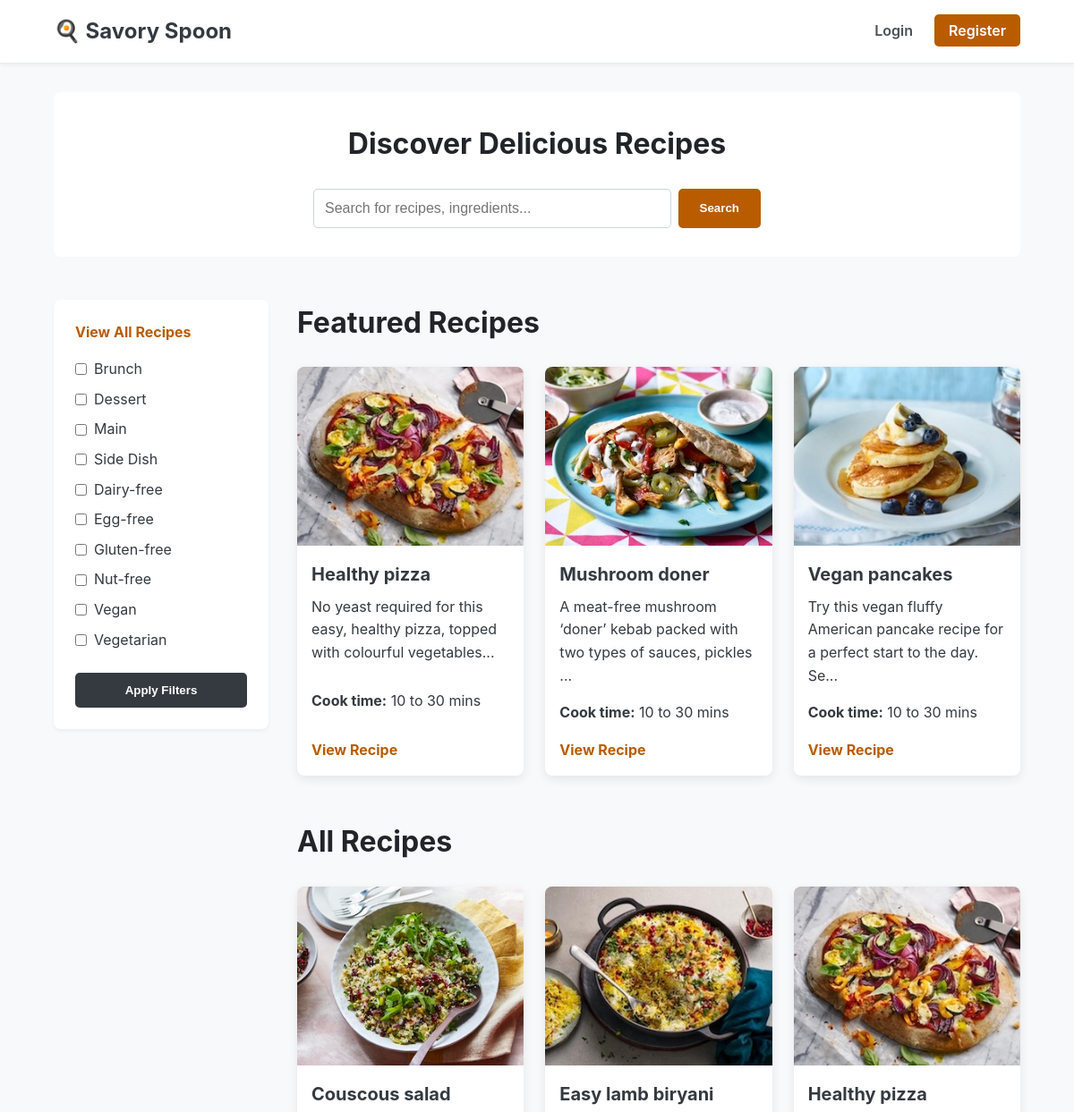
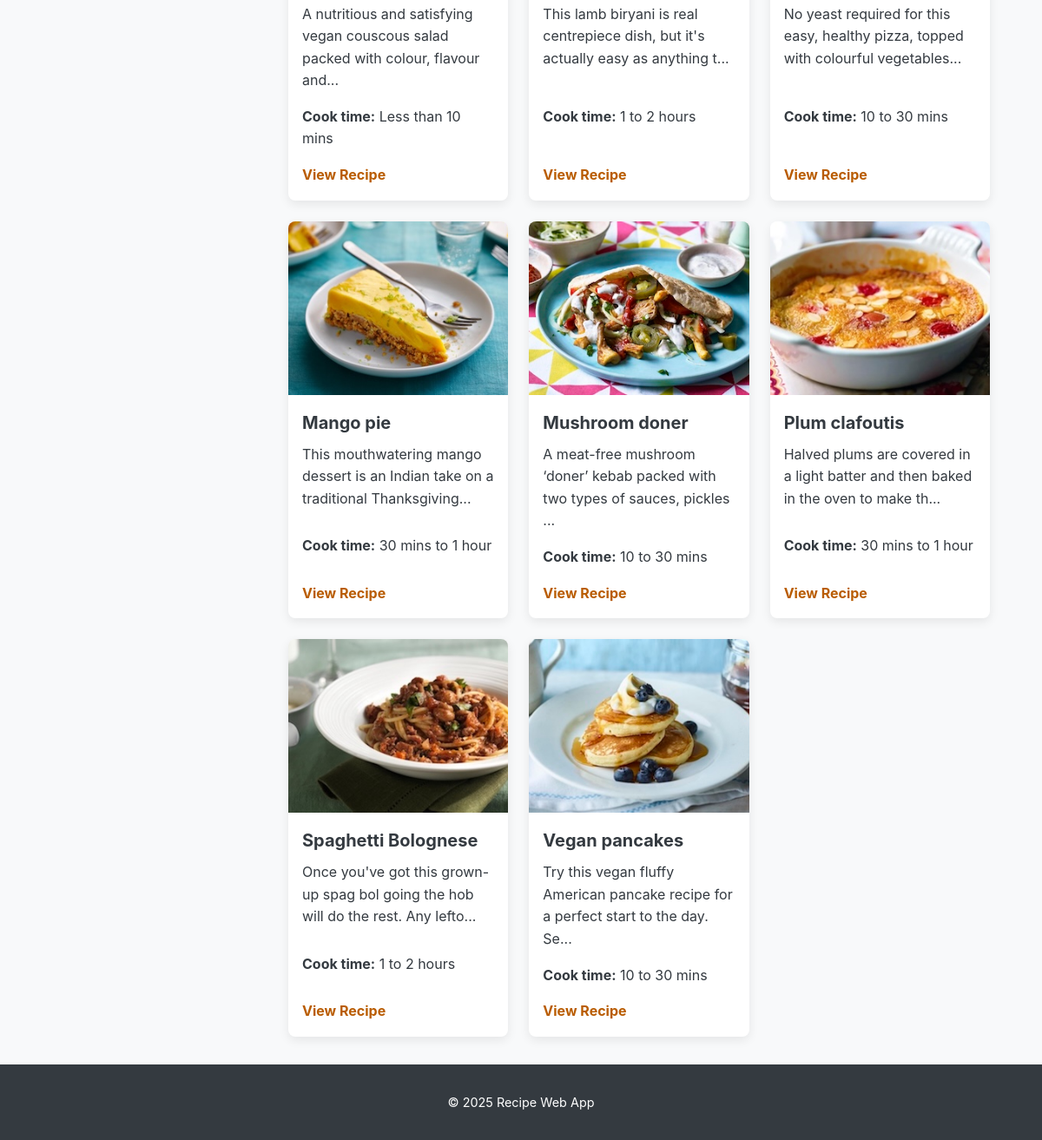
The page / on the database its author committed (2 pictures, top to bottom).
### tables this page shows
CREATE TABLE `categories` (
  `id` int(11) NOT NULL AUTO_INCREMENT,
  `name` varchar(100) NOT NULL,
  PRIMARY KEY (`id`),
  UNIQUE KEY `name` (`name`)
);

CREATE TABLE `recipes` (
  `id` int(11) NOT NULL AUTO_INCREMENT,
  `title` varchar(200) NOT NULL,
  `summary` text DEFAULT NULL,
  `difficulty` enum('Easy','Medium','Hard') DEFAULT 'Easy',
  `prep_time` varchar(50) DEFAULT NULL,
  `cook_time` varchar(50) DEFAULT NULL,
  `image_url` varchar(255) DEFAULT NULL,
  PRIMARY KEY (`id`),
  FULLTEXT KEY `ft_recipes_title_summary` (`title`,`summary`)
);

### src/config.php (called while the page is built, shortened)
<?php
$env = getenv('APP_ENV') ?: 'dev';
$dbHost    = getenv('DB_HOST') ?: '127.0.0.1';
$dbPort    = (int) (getenv('DB_PORT') ?: 3306);
$dbName    = getenv('DB_NAME') ?: 'Recipe_web_app';
$dbUser    = getenv('DB_USER') ?: 'root';
$dbPass    = getenv('DB_PASS') ?: '';
$dbCharset = 'utf8mb4';
$baseFromEnv = getenv('APP_BASE_URL');
if ($baseFromEnv !== false && $baseFromEnv !== '') {
    $baseUrl = rtrim($baseFromEnv, '/');
} else {
    $scriptName     = $_SERVER['SCRIPT_NAME'] ?? '';
    $detected = rtrim(dirname($scriptName), '/\\');
    $baseUrl = str_replace('/public', '', $detected);
}
$forceSecureCookies = (bool) (getenv('FORCE_SECURE_COOKIES') ?: false);
return [
    'env' => $env,
    'db'  => [
        'host'    => $dbHost,
        'port'    => $dbPort,
        'name'    => $dbName,
        'user'    => $dbUser,
        'pass'    => $dbPass,
        'charset' => $dbCharset,
    ],
    'app' => [
        'base_url'            => $baseUrl,
        'force_secure_cookies'=> $forceSecureCookies,
    ],
];

### src/includes/utils.php (called while the page is built, shortened)
<?php
function e(string $s): string { return htmlspecialchars($s, ENT_QUOTES, 'UTF-8'); }

### src/includes/auth.php (called while the page is built, shortened)
<?php
function current_user_id(): ?int {
    return $_SESSION['user_id'] ?? null;
}

### public/index.php (the view, shortened to what this page needs)
<?php
require_once __DIR__ . '/../src/includes/header.php';
$featured_stmt = $pdo->query("SELECT id, title, summary, cook_time, image_url FROM recipes ORDER BY RAND() LIMIT 3");
$featured_recipes = $featured_stmt->fetchAll();
$all_recipes_stmt = $pdo->query("SELECT id, title, summary, cook_time, image_url FROM recipes ORDER BY title ASC");
$all_recipes = $all_recipes_stmt->fetchAll();
?>
<section class="hero">
    <h2>Discover Delicious Recipes</h2>
    <form action="results.php" method="get" class="search-bar">
        <input type="text" name="q" placeholder="Search for recipes, ingredients...">
        <button type="submit">Search</button>
    </form>
</section>
<div class="main-layout">
    <?php require_once __DIR__ . '/../src/includes/sidebar.php'; ?>
    <div class="content-area">
        <section class="featured">
            <h2>Featured Recipes</h2>
            <div class="recipe-grid">
                <?php foreach ($featured_recipes as $recipe): ?>
                    <article class="recipe-card">
                        <?php if (!empty($recipe['image_url'])):
                            $thumb_url = str_replace('.jpg', '_thumb.jpg', $recipe['image_url']);
                        ?>
                            <img src="<?= e($base_url . '/public' . $thumb_url) ?>" alt="<?= e($recipe['title']) ?>" class="recipe-card-image" width="400" height="225" fetchpriority="high">
                        <?php endif; ?>
                        <div class="recipe-card-content">
                            <h3><?= e($recipe['title']) ?></h3>
                            <p><?= e(substr($recipe['summary'] ?? '', 0, 80)) ?>...</p>
                            <p class="recipe-card-time"><strong>Cook time:</strong> <?= e($recipe['cook_time']) ?></p>
                            <a href="recipe.php?id=<?= e((string)$recipe['id']) ?>" class="button-link">View Recipe</a>
                        </div>
                    </article>
                <?php endforeach; ?>
            </div>
        </section>
        <section class="all-recipes">
            <h2 class="section-title-spacing">All Recipes</h2>
            <div class="recipe-grid">
                <?php foreach ($all_recipes as $recipe): ?>
                    <article class="recipe-card">
                        <?php if (!empty($recipe['image_url'])):
                            $thumb_url = str_replace('.jpg', '_thumb.jpg', $recipe['image_url']);
                        ?>
                            <img src="<?= e($base_url . '/public' . $thumb_url) ?>" alt="<?= e($recipe['title']) ?>" class="recipe-card-image" loading="lazy" width="400" height="225">
                        <?php endif; ?>
                        <div class="recipe-card-content">
                            <h3><?= e($recipe['title']) ?></h3>
                            <p><?= e(substr($recipe['summary'] ?? '', 0, 80)) ?>...</p>
                            <p class="recipe-card-time"><strong>Cook time:</strong> <?= e($recipe['cook_time']) ?></p>
                            <a href="recipe.php?id=<?= e((string)$recipe['id']) ?>" class="button-link">View Recipe</a>
                        </div>
                    </article>
                <?php endforeach; ?>
            </div>
        </section>
    </div>
</div>
<?php require_once __DIR__ . '/../src/includes/footer.php'; ?>

### src/includes/header.php (shortened to what this page needs)
<?php
require_once __DIR__ . '/auth.php';
require_once __DIR__ . '/utils.php';
$cfg = require __DIR__ . '/../config.php';
$base_url = e($cfg['app']['base_url'] ?? '');
$current_user_id = current_user_id();
$current_user_name = null;
?>
<!doctype html>
<html lang="en">
<head>
    <link rel="stylesheet" href="<?= $base_url ?>/public/assets/css/style.css">
</head>
<body>
<header class="site-header">
    <div class="container header-container">
        <a class="brand" href="<?= $base_url ?>/public/index.php">🍳 Savory Spoon</a>
        <nav id="primary-navigation" class="primary-navigation">
            <?php if ($current_user_id && $current_user_name): ?>
                <div class="user-menu">
                    <button class="user-menu-button" aria-haspopup="true" aria-expanded="false">
                        Hi, <?= e(explode(' ', $current_user_name)[0]) ?>
                    </button>
                    <ul class="dropdown-menu">
                        <li><a href="<?= $base_url ?>/public/account.php">My Account</a></li>
                        <li><a href="<?= $base_url ?>/public/logout.php">Logout</a></li>
                    </ul>
                </div>
            <?php else: ?>
                <ul class="guest-menu">
                    <li><a href="<?= $base_url ?>/public/login.php">Login</a></li>
                    <li><a href="<?= $base_url ?>/public/register.php" class="button button-primary">Register</a></li>
                </ul>
            <?php endif; ?>
        </nav>
    </div>
</header>
<main id="main" class="container" tabindex="-1">

### src/includes/sidebar.php (shortened to what this page needs)
<?php
try {
    $cat_stmt = $pdo->query("
        SELECT id, name FROM categories
        ORDER BY
            CASE
                WHEN name IN ('Main', 'Starter', 'Dessert', 'Side Dish', 'Brunch') THEN 1
                ELSE 2
            END, name
    ");
    $all_categories = $cat_stmt->fetchAll();
} catch (PDOException $e) {
    $all_categories = [];
}
$applied_filters = $_GET['categories'] ?? [];
?>
<aside class="sidebar" id="filter-sidebar">
    <div class="sidebar-widget">
        <a href="results.php" class="all-recipes-link">View All Recipes</a>
        <form id="filter-form" action="results.php" method="get">
            <?php foreach ($all_categories as $category): ?>
            <div class="filter-option">
                <input
                    type="checkbox"
                    name="categories[]"
                    value="<?= e((string)$category['id']) ?>"
                    id="cat-<?= e((string)$category['id']) ?>"
                    <?php if (in_array($category['id'], $applied_filters)): ?>checked<?php endif; ?>
                >
                <label for="cat-<?= e((string)$category['id']) ?>"><?= e($category['name']) ?></label>
            </div>
            <?php endforeach; ?>
            <button type="submit" class="button button-secondary">Apply Filters</button>
        </form>
    </div>
</aside>

### src/includes/footer.php (shortened to what this page needs)
</main>
<footer class="site-footer">
    <div class="container">
        <p>&copy; <?= date('Y') ?> Recipe Web App</p>
    </div>
</footer>
</body>
</html>

### public/assets/css/style.css (style rules this page uses)
* { margin: 0; padding: 0; box-sizing: border-box; }
body { font-family: -apple-system, BlinkMacSystemFont, "Segoe UI", Roboto, Helvetica, Arial, sans-serif, "Apple Color Emoji", "Segoe UI Emoji", "Segoe UI Symbol"; line-height: 1.6; background: #f8f9fa; color: #343a40; display: flex; flex-direction: column; min-height: 100vh; }
.container { width: 90%; max-width: 1200px; margin: 0 auto; }
.site-header { background: #fff; padding: 1rem 0; box-shadow: 0 2px 4px rgba(0, 0, 0, 0.05); border-bottom: 1px solid #e9ecef; position: sticky; top: 0; z-index: 100; }
.header-container { display: flex; justify-content: space-between; align-items: center; }
.brand { font-size: 1.5rem; font-weight: bold; color: #343a40; text-decoration: none; transition: color 0.2s; }
.primary-navigation { display: flex; align-items: center; }
.guest-menu { display: flex; align-items: center; list-style: none; gap: 1rem; margin: 0; }
.guest-menu a { text-decoration: none; color: #495057; font-weight: 600; padding: 0.5rem; }
.button.button-primary { background-color: #B95C00; color: #fff; padding: 0.5rem 1rem; border-radius: 5px; transition: background-color 0.2s; }
main { flex: 1; padding: 2rem 0; }
h2 { margin-bottom: 1.5rem; color: #212529; font-size: 2rem; }
.hero { text-align: center; margin-bottom: 3rem; padding: 2rem 1rem; background: #fff; border-radius: 8px; }
.search-bar { display: flex; justify-content: center; gap: 0.5rem; max-width: 500px; margin: 0 auto; }
.search-bar input { padding: 0.75rem; flex: 1; border: 1px solid #ced4da; border-radius: 5px; font-size: 1rem; }
.search-bar button { padding: 0.75rem 1.5rem; border: none; background: #B95C00; color: #fff; font-weight: bold; border-radius: 5px; cursor: pointer; transition: background 0.3s; }
.main-layout { display: grid; grid-template-columns: 1fr; gap: 2rem; }
@media (min-width: 900px) { .main-layout { grid-template-columns: 240px 1fr; } }
.sidebar-widget { background: #fff; padding: 1.5rem; border-radius: 8px; margin-bottom: 1.5rem; box-shadow: 0 2px 4px rgba(0,0,0,0.05); }
.all-recipes-link { display: block; margin-bottom: 1rem; font-weight: bold; color: #B95C00; text-decoration: none; }
.filter-option { display: flex; align-items: center; margin-bottom: 0.5rem; }
.filter-option label { margin-left: 0.5rem; }
.button.button-secondary { width: 100%; margin-top: 1rem; padding: 0.75rem; background-color: #343a40; color: #fff; border: none; border-radius: 5px; font-weight: bold; cursor: pointer; transition: background-color 0.2s; }
.recipe-grid { display: grid; grid-template-columns: 1fr; gap: 1.5rem; }
@media (min-width: 600px) { .recipe-grid { grid-template-columns: repeat(2, 1fr); } }
@media (min-width: 1024px) { .recipe-grid { grid-template-columns: repeat(3, 1fr); } }
.recipe-card { background: #fff; border-radius: 8px; box-shadow: 0 4px 12px rgba(0, 0, 0, 0.08); transition: transform 0.2s, box-shadow 0.2s; display: flex; flex-direction: column; }
.recipe-card-image { width: 100%; height: 200px; object-fit: cover; border-top-left-radius: 8px; border-top-right-radius: 8px; }
.recipe-card-content { padding: 1rem; flex-grow: 1; display: flex; flex-direction: column; }
.recipe-card h3 { margin-bottom: 0.5rem; font-size: 1.25rem; }
.recipe-card p { flex-grow: 1; margin-bottom: 1rem; }
.button-link { display: inline-block; margin-top: auto; color: #B95C00; font-weight: bold; text-decoration: none; }
footer { text-align: center; padding: 2rem; background: #343a40; color: #fff; font-size: 0.9rem; margin-top: auto; }
.section-title-spacing { margin-top: 3rem; }

### rows shown on the page
categories: name "Brunch"
categories: name "Dessert"
categories: name "Main"
categories: name "Side Dish"
categories: name "Dairy-free"
categories: name "Egg-free"
categories: name "Gluten-free"
categories: name "Nut-free"
categories: name "Vegan"
categories: name "Vegetarian"
recipes: shows a picture, title "Healthy pizza", summary "No yeast required for this easy, healthy pizza, topped with colourful vegetables", cook_time "10 to 30 mins"
recipes: shows a picture, title "Mushroom doner", summary "A meat-free mushroom ‘doner’ kebab packed with two types of sauces, pickles", cook_time "10 to 30 mins"
recipes: shows a picture, title "Vegan pancakes", summary "Try this vegan fluffy American pancake recipe for a perfect start to the day. Se", cook_time "10 to 30 mins"
recipes: shows a picture, title "Couscous salad", summary "A nutritious and satisfying vegan couscous salad packed with colour, flavour and", cook_time "Less than 10 mins"
recipes: shows a picture, title "Easy lamb biryani", summary "This lamb biryani is real centrepiece dish, but it's actually easy as anything t", cook_time "1 to 2 hours"
recipes: shows a picture, title "Mango pie", summary "This mouthwatering mango dessert is an Indian take on a traditional Thanksgiving", cook_time "30 mins to 1 hour"
recipes: shows a picture, title "Plum clafoutis", summary "Halved plums are covered in a light batter and then baked in the oven to make th", cook_time "30 mins to 1 hour"
recipes: shows a picture, title "Spaghetti Bolognese", summary "Once you've got this grown-up spag bol going the hob will do the rest. Any lefto", cook_time "1 to 2 hours"
